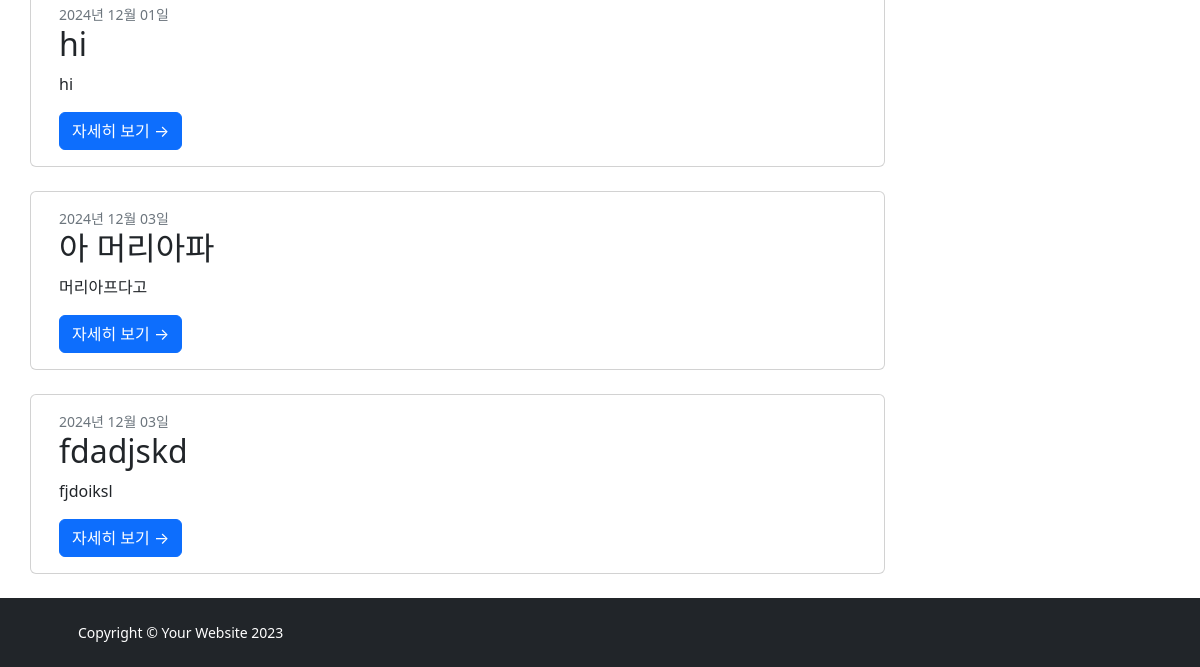
Page /blog-post/ (lower part) on the earlier database version.
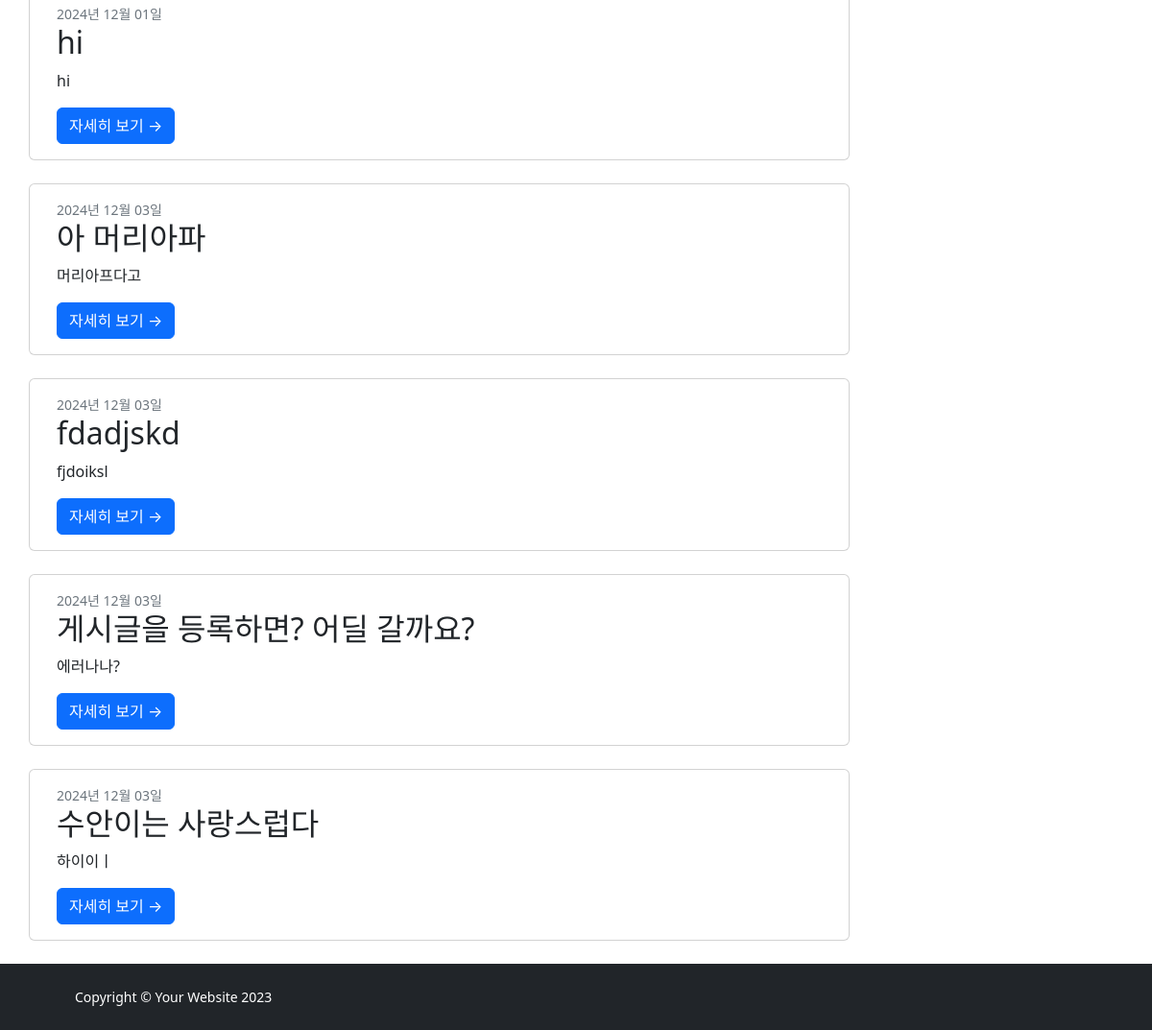
Same page on the later database version.
### IBK_ossproject/models.py (models this page shows, shortened)
class BlogPost(models.Model):
    VISIBILITY_CHOICES = [
        ('public', '전체공개'),
        ('private', '나만 보기'),
    ]
    author = models.ForeignKey(User, on_delete=models.CASCADE)
    title = models.CharField(max_length=200)
    category = models.CharField(max_length=100)
    content = models.TextField()
    image = models.ImageField(upload_to='blog_images/', blank=True, null=True)
    created_at = models.DateTimeField(auto_now_add=True)
    visibility = models.CharField(max_length=10, choices=VISIBILITY_CHOICES, default='public')  # 공개 여부 추가
    contest_id = models.CharField(max_length=20, blank=True, null=True)
    index = models.CharField(max_length=10, blank=True, null=True)
    problem_name = models.CharField(max_length=200, blank=True, null=True)
    tags = models.CharField(max_length=200, blank=True, null=True)

### IBK_ossproject/views.py (the view)
# urls.py: path('blog-post/', views.blog_post, name='blog_post'),  # 블로그 페이지
def blog_post(request):
    if request.user.is_authenticated:
        blog_posts = BlogPost.objects.filter(
            models.Q(visibility='public') | models.Q(author=request.user)
        ).order_by('-created_at')
    else:
        blog_posts = BlogPost.objects.filter(visibility='public')
    return render(request, 'blog-post.html', {'blog_posts': blog_posts})

### templates/blog-post.html (shortened to what this page needs)
{% extends 'base.html' %}
{% block content %}
    <div class="container">
        <div class="row">
            <div class="col-lg-9">
                {% if query and query.strip %}
                    <div class="my-4">
                        <h4 class="fw-bold">검색 결과: "{{ query }}"</h4>
                        {% if blog_posts %}
                            <div class="row gx-5">
                                {% for blog in blog_posts %}
                                    <div class="col-lg-12 mb-4">
                                        <div class="card">
                                            {% if blog.image %}
                                                <img class="card-img-top" src="{{ blog.image.url }}" alt="{{ blog.title }}">
                                            {% endif %}
                                            <div class="card-body">
                                                <h5 class="card-title">{{ blog.title }}</h5>
                                                <p class="card-text">{{ blog.content|truncatechars:100 }}</p>
                                                <a href="{% url 'blog_detail' blog.pk %}" class="btn btn-primary">자세히 보기</a>
                                                {% if blog.author == user %}
                                                    <a href="{% url 'blog_edit' blog.pk %}" class="btn btn-warning">수정</a>
                                                {% endif %}
                                            </div>
                                        </div>
                                    </div>
                                {% endfor %}
                            </div>
                        {% else %}
                            <p>검색 결과가 없습니다.</p>
                        {% endif %}
                    </div>
                {% else %}
                    <div class="row">
                        {% for blog in blog_posts %}
                            <div class="card mb-4">
                                <div class="card-body">
                                    <div class="small text-muted">{{ blog.created_at|date:"Y년 m월 d일" }}</div>
                                    <h2 class="card-title">{{ blog.title }}</h2>
                                    <p class="card-text">
                                        {% if blog.problem_name %}
                                        Problem: {{ blog.contest_id }} - {{ blog.index }} ({{ blog.problem_name }})<br>
                                        Tags : {{ blog.tags }}
                                        {% else %}
                                            {{ blog.content|truncatechars:100 }}
                                        {% endif %}
                                    </p>
                                    <a class="btn btn-primary" href="{% url 'blog_detail' blog.pk %}">자세히 보기 →</a>
                                </div>
                            </div>
                        {% empty %}
                            <p>게시글이 없습니다.</p>
                        {% endfor %}
                    </div>
                {% endif %}
            </div>
            <div class="col-lg-3">
            </div>
        </div>
    </div>
{% endblock %}

Differences in the rows shown:
added BlogPost: created_at "2024년 12월 03일", title "게시글을 등록하면? 어딜 갈까요?", content "에러나나?"
added BlogPost: created_at "2024년 12월 03일", title "수안이는 사랑스럽다", content "하이이ㅣ"
